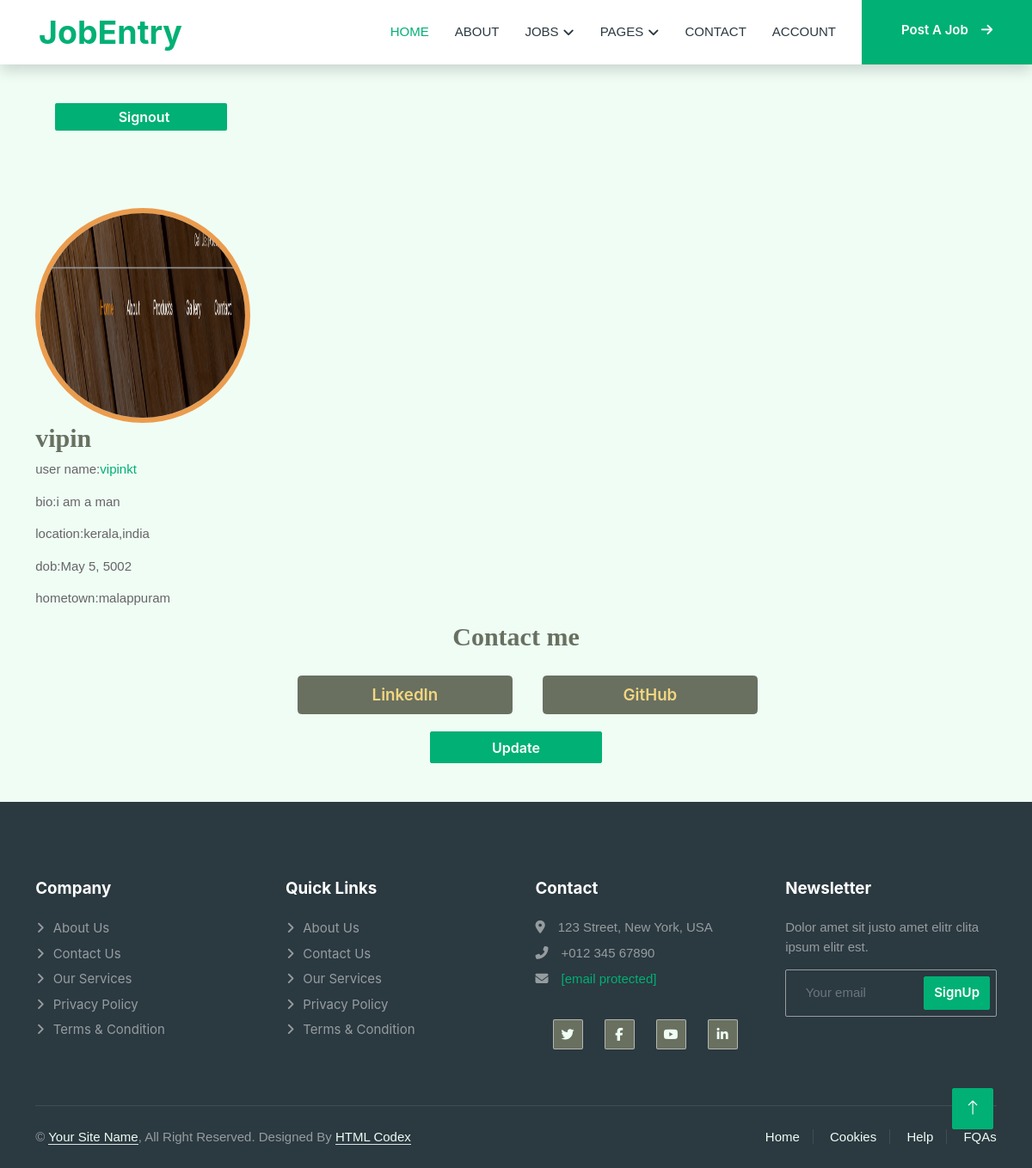
The app's page /profile/ (signed in) with its own data.
### web/models.py (models this page shows, shortened)
class UserProfile(models.Model):
    user = models.OneToOneField(User, on_delete=models.CASCADE)
    name = models.CharField(max_length=100)
    bio = models.TextField(blank=True)
    location = models.CharField(max_length=50, blank=True)
    dob = models.DateField(null=True, blank=True)
    hometown = models.CharField(max_length=50, blank=True)
    instagram = models.URLField(blank=True)
    twitter = models.URLField(blank=True)
    github = models.URLField(blank=True)
    image = models.ImageField(upload_to="images/")
    def get_update_url(self):
        return reverse('web:profile_update', kwargs={'pk': self.pk})
    def get_image(self):
        if self.image:
            return self.image.url
        return f"https://ui-avatars.com/api/?name={self.name[:2]}&background=e8572e&color=fff&size=128"

### web/views.py (the view)
# urls.py: path('profile/', UserProfileView.as_view(), name='profile'),
class UserProfileView(LoginRequiredMixin, TemplateView):
    template_name = 'profile.html'
    def get_context_data(self, **kwargs):
        context = super().get_context_data(**kwargs)
        context['user_profile'] = UserProfile.objects.get_or_create(user=self.request.user)[0]
        return context

### templates/profile.html (shortened to what this page needs)
{% extends 'base.html' %}
{% block content %}
{% load static %}
<div class="container">
    <div class="row">
      <div class="col-md-12">
        <br><br>
        <div class="container text-center">
          <div class="row">
            <div class="col-sm-1">          {% if request.user.is_authenticated %}
              <a class="dropdown-item profilebutton mx-auto btn btn-light btn-outline-primary" href="{% url 'auth_logout' %}">
                 Signout </a>
              {% endif %}</div>
          </div>
<br><br><br><br>
      </div>
    </div>
    <div class="jumbotron">
      <div class="row">
        <div class="col-xs-4">
              <img id="profile-img" class="smaller-image profile-border" src="{{ user_profile.get_image }}" alt="Profile Image">
      </div>
          <div class="col-xs-7 col-xs-offset-1">
              <h2>{{ user_profile.name }}</h2>
              <p>user name:<a href="" target="_blank">{{ user }}</a></p>
              <p>bio:{{ user_profile.bio }}</p>
              <p>location:{{ user_profile.location }}</p>
              <p>dob:{{ user_profile.dob }}</p>
              <p>hometown:{{ user_profile.hometown }}</p>
          </div>
      </div>
  </div>
    <div class="jumbotron">
      <h2 class="text-center" id="contact">Contact me</h2>
      <div class="row">
        <div class="col-md-3">
        </div>
             <div class="col-md-3">
          <a href="{{ user_profile.twitter }}" target="_blank" class="btn-social btn btn-default btn-lg"></i> <span class="network-name">LinkedIn</span></a>
        </div>
      <div class="col-md-3">
          <a href="{{ user_profile.github }}" target="_blank" class="btn-social btn btn-default btn-lg"><span class="network-name">GitHub</span></a>
        </div>      <div class="col-md-3">
        </div>
        <br/>
        <a href="{{ user_profile.get_update_url }}" class="profilebutton mx-auto btn btn-light btn-outline-primary "> Update</a>
      </div>
    </div>
</div>
</div>
{% endblock %}

### static/web/css/style.css (style rules this page uses)
:root { --primary: #00B074; --secondary: #2B9BFF; --light: #EFFDF5; --dark: #2B3940 }
.btn { font-family: inter, sans-serif; font-weight: 600; transition: .5s }
:root { back3ground-color: #FCFEFD; font-family: helvetica, arial, sans-serif; font-size: 15px; }
.profile-border { border-color: #EB9C4D; border-width: 6px; border-style: solid; border-radius: 50%; }
#profile-img { width: 250px; height: 250px; }
.jumbotron { background-color: #white; }
h2 { font-family: 'Lily Script One', cursive; color: #697060; }
.btn-social { width: 95%; margin: 20px; background-color: #697060; border-color: #697060; color: #F2D680; }
.profilebutton { width: 200px; background-color: #00B074; color: white; text-align: center; text-decoration: none; display: inline-block; font-size: 16px; }

### records on screen
UserProfile: get_image (picture), name "vipin", bio "i am a man", location "kerala,india", dob "May 5, 5002", hometown "malappuram"

### other values on screen
{{ user }} "vipinkt"
